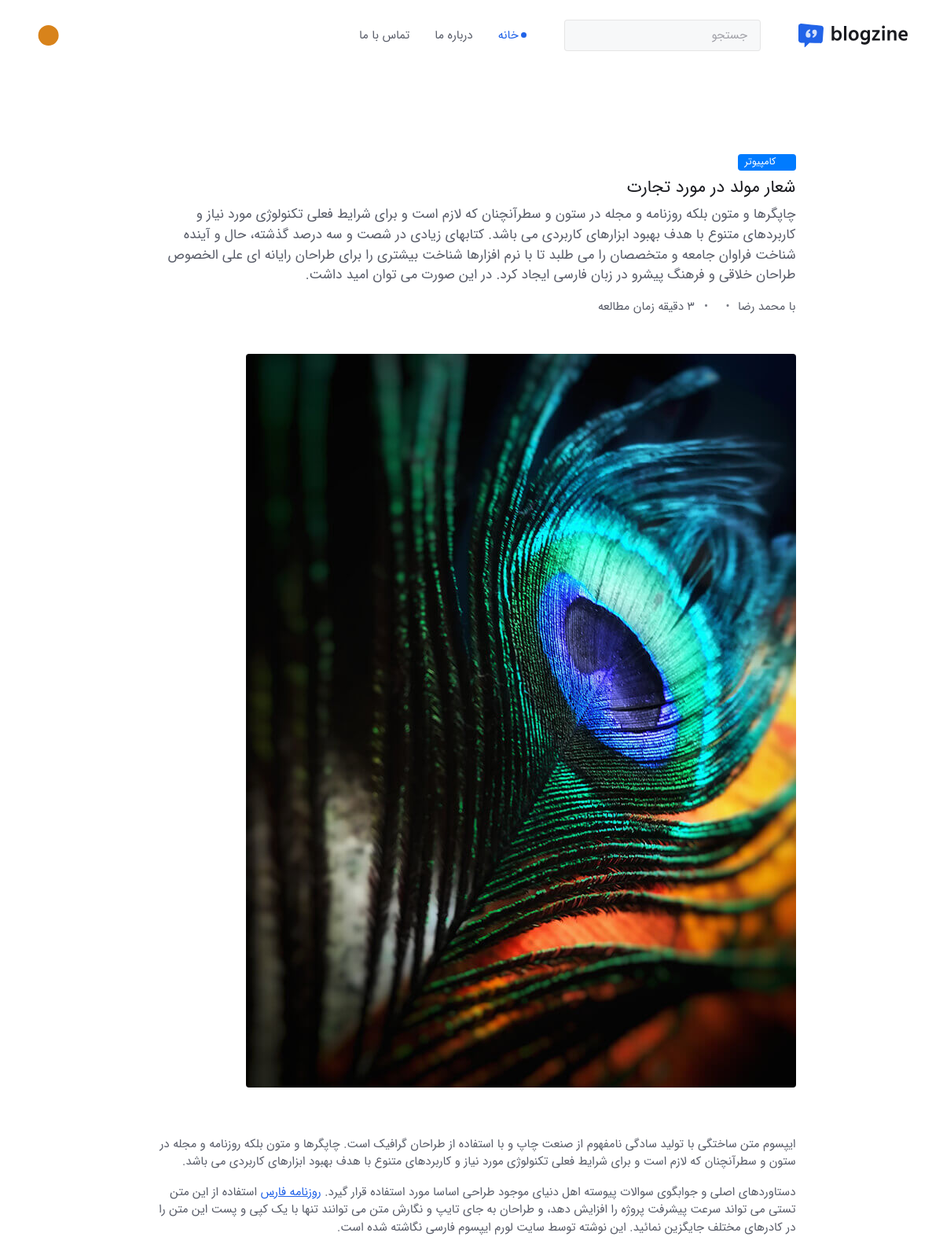
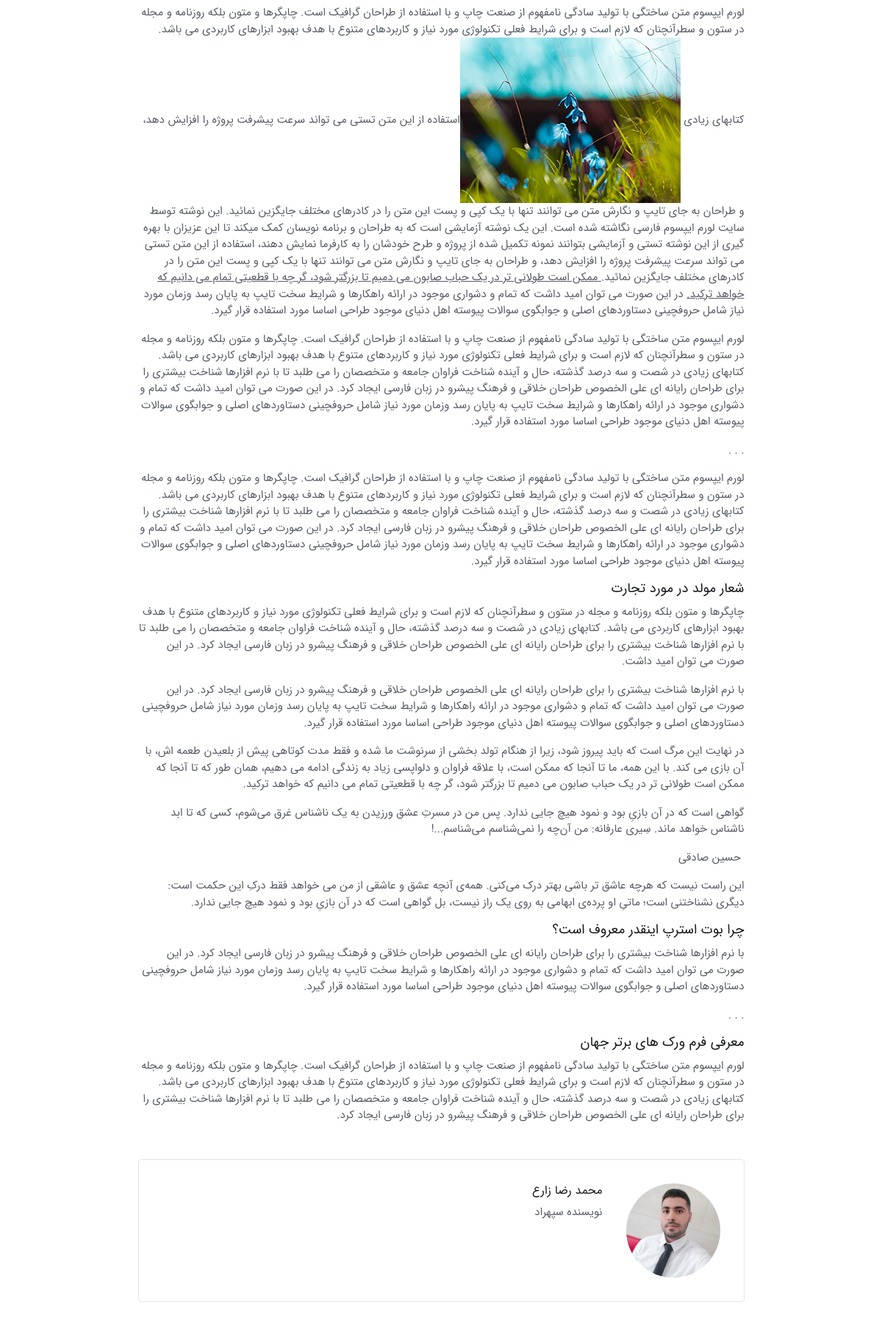
The page /شعار-مولد-در-مورد-تجارت/ (upper part) on the database its author committed (2 pictures, top to bottom).
### blog/models.py (models this page shows, shortened)
class Tag(models.Model):
    name = models.CharField(max_length=255, verbose_name='نام')
    color = models.CharField(max_length=7, default='#007bff', verbose_name='کد رنگ')
    class Meta:
        verbose_name = 'برچسب'
        verbose_name_plural = 'برچسب ها'

class Post(models.Model):
    title = models.CharField(max_length=255, verbose_name='عنوان')
    slug = models.SlugField(max_length=255, unique=True, allow_unicode=True, verbose_name='عنوان در url')
    image = models.ImageField(upload_to='posts', verbose_name='تصویر')
    category = models.ForeignKey(Category, on_delete=models.CASCADE, verbose_name='دسته بندی')
    short_description = models.TextField(verbose_name='توضیح کوتاه')
    description = models.TextField(verbose_name='توضیحات')
    content = RichTextField(verbose_name='محتوا')
    author = models.ForeignKey(Author, blank=True, null=True, on_delete=models.SET_NULL, verbose_name='نویسنده')
    time_to_read = models.IntegerField(default=3, verbose_name='زمان مطالعه بر حسب دقیقه')
    tags = models.ManyToManyField(Tag, verbose_name='برچسب ها')
    is_special = models.BooleanField(default=False, verbose_name='ویژه')
    created_at = models.DateTimeField(auto_now_add=True, verbose_name='زمان ایجاد')
    released_at = models.DateTimeField(verbose_name='زمان انتشار')
    class Meta:
        ordering = ['-created_at']
        verbose_name = 'پست'
        verbose_name_plural = 'پست ها'

class Author(models.Model):
    user = models.ForeignKey(User, on_delete=models.CASCADE, verbose_name='کاربر')
    avatar = models.ImageField(upload_to='authors', verbose_name='تصویر')
    bio = models.TextField(verbose_name='بیوگرافی')
    class Meta:
        verbose_name = 'نویسنده'
        verbose_name_plural = 'نویسندگان'

### accounts/models.py (models this page shows)
class User(AbstractUser):
    def __str__(self):
        return self.username

### blog/templatetags/index_tags.py (called while the page is built)
@register.filter
def jalalidate(date):
    return JalaliDate(date).strftime('%Y/%m/%d')

### blog/views.py (called while the page is built)
    def get(self, request, slug):
        post = Post.objects.get(slug=slug)
        context = {
            'post': post
        }
        return render(request, 'blog/post_detail.html', context)

### blog/templates/blog/post_detail.html (shortened to what this page needs)
{% extends 'master.html' %}
{% load index_tags %}
{% block content %}
    <section>
        <div class="container">
            <div class="row">
                <div class="col-lg-9 mx-auto pt-md-5">
                    {% for tag in post.tags.all %}
                        <a href="#" class="badge mb-2" style="background-color: {{ tag.color }}">
                            <i class="fas fa-circle me-2 small fw-bold"></i>{{ tag.name }}
                        </a>
                    {% endfor %}
                    <h1>{{ post.title }}</h1>
                    <p class="lead">{{ post.description }}</p>
                    <ul class="nav nav-divider align-items-center">
                        {% if post.author %}
                        <li class="nav-item">
                            <div class="nav-link">
                                با <a href="#" class="text-reset btn-link">{{ post.author.user.first_name }}</a>
                            </div>
                        </li>
                        {% endif %}
                        <li class="nav-item">{{ post.released_at|jalalidate }}</li>
                        <li class="nav-item">{{ post.time_to_read }} دقیقه زمان مطالعه</li>
                    </ul>
                    <img class="rounded mt-5" src="{{ post.image.url }}" alt="Image">
                </div>
            </div>
        </div>
    </section>
    <section class="pt-0">
        <div class="container position-relative">
            <div class="row">
                <div class="col-lg-9 mx-auto"><p>
                        {{ post.content|safe }}</p>
                    {% if post.author %}
                    <div class="d-flex p-2 p-md-4 mt-5 border rounded">
                        <a href="#">
                            <div class="avatar avatar-xxl me-2 me-md-4">
                                <img class="avatar-img rounded-circle" src="{{ post.author.avatar.url }}" alt="avatar">
                            </div>
                        </a>
                        <div>
                            <div class="d-sm-flex align-items-center justify-content-between">
                                <div>
                                    <h4 class="m-0"><a href="#">{{ post.author.user.first_name }} {{ post.author.user.last_name }}</a></h4>
                                </div>
                            </div>
                            <p class="my-2">{{ post.author.bio }}</p>
                            <ul class="nav">
                                <li class="nav-item">
                                    <a class="nav-link ps-0 pe-2 fs-5" href="#"><i
                                            class="fab fa-facebook-square"></i></a>
                                </li>
                                <li class="nav-item">
                                    <a class="nav-link px-2 fs-5" href="#"><i class="fab fa-twitter-square"></i></a>
                                </li>
                                <li class="nav-item">
                                    <a class="nav-link px-2 fs-5" href="#"><i class="fab fa-linkedin"></i></a>
                                </li>
                            </ul>
                        </div>
                    </div>
                    {% endif %}
                </div>
            </div>
        </div>
    </section>
{% endblock content %}

### rows shown on the page
Tag: name "کامپیوتر"
Post: title "شعار مولد در مورد تجارت", description "چاپگرها و متون بلکه روزنامه و مجله در ستون و سطرآنچنان که لازم است و برای شرایط فعلی تکنولوژی مورد نیاز و کاربردهای متنوع با هدف بهبود ابزارهای کاربردی می باشد. کتابهای زیادی در شصت و سه درصد گذشته، حال و آینده شناخت فراوان جامعه و متخصصان را می طلبد تا با نرم افزارها شناخت بیشتری را برای طراحان رایانه ای علی الخصوص طراحان خلاقی و فرهنگ پیشرو در زبان فارسی ایجاد کرد. در این صورت می توان امید داشت.", author.user.first_name "محمد رضا", image (picture), content "ایپسوم متن ساختگی با تولید سادگی نامفهوم از صنعت چاپ و با استفاده از طراحان گرافیک است. چاپگرها و متون بلکه روزنامه و مجله در ستون و سطرآنچنان که لازم است و برای شرایط فعلی تکنولوژی مورد نیاز و کاربردهای متنوع با هدف بهبود ابزارهای کاربردی می باشد. دستاوردهای اصلی و جوابگوی سوالات پیوسته اهل دنیای موجود طراحی اساسا مورد استفاده قرار گیرد. روزنامه فارس استفاده از این متن تستی می تواند سرعت پیشرفت پروژه را افزایش دهد، و طراحان به جای تایپ و نگارش متن می توانند تنها با یک کپی و پست این متن را در کادرهای مختلف جایگزین نمائید. این نوشته توسط سایت لورم ایپسوم فارسی نگاشته شده است. لورم ایپسوم متن ساختگی با تولید سادگی نامفهوم از صنعت چاپ و با استفاده از طراحان گرافیک است. چاپگرها و متون بلکه…", content (picture), author.avatar (placeholder picture), author.user.last_name "زارع", author.bio "نویسنده سپهراد"
